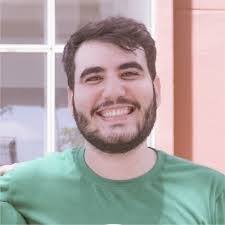
#> input picture computer-vision/book_practical_python_and_opencv/chapter 7/rapela.jpg, 225 x 225 px
$ python 7.3.py --image rapela.jpg
#> lines starting #> are read from the running program, lines starting #| are printed output that depends on the picture
from __future__ import print_function
from matplotlib import pyplot as plt
import numpy as np
import argparse
import cv2

ap = argparse.ArgumentParser()
ap.add_argument("-i", "--image", required = True, help = "Path to the image")
args = vars(ap.parse_args())

image = cv2.imread(args["image"])
#> image is the input picture: shape (225, 225, 3); mean B, G, R 164.9, 166, 174
cv2.imshow("Original", image)

chans = cv2.split(image)
colors = ("b", "g", "r")

fig = plt.figure()

ax = fig.add_subplot(131)

hist = cv2.calcHist([chans[1],chans[0]], [0,1], None, [32,32], [0,256,0,256])
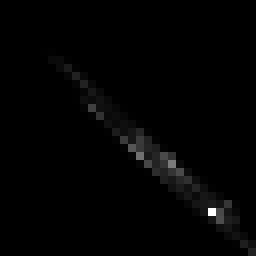
#> hist: shape (32, 32) float32 (shown 8 times larger); min 0, max 4082, mean 49.4; drawn with min black and max white

p = ax.imshow(hist, interpolation = "nearest")
ax.set_title("2D Color Histogram for G and B")
plt.colorbar(p)


ax = fig.add_subplot(132)

hist = cv2.calcHist([chans[1],chans[2]], [0,1], None, [32,32], [0,256,0,256])
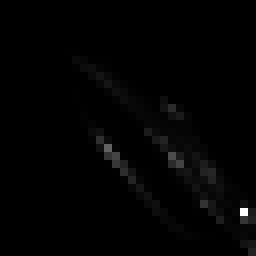
#> hist: shape (32, 32) float32 (shown 8 times larger); min 0, max 4498, mean 49.4; drawn with min black and max white

p = ax.imshow(hist, interpolation = "nearest")
ax.set_title("2D Color Histogram for G and z")
plt.colorbar(p)

ax = fig.add_subplot(133)
hist = cv2.calcHist([chans[0],chans[2]],[0,1], None, [32,32], [0,256,0,256])
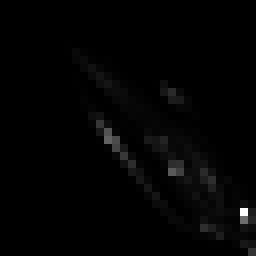
#> hist: shape (32, 32) float32 (shown 8 times larger); min 0, max 3733, mean 49.4; drawn with min black and max white

p = ax.imshow(hist, interpolation="nearest")
ax.set_title("2D Color Histogram for B and R")
plt.colorbar(p)

print("2D histogram shape: {}, with {} values".format(hist.shape,hist.flatten().shape[0]))
#| 2D histogram shape: (32, 32), with 1024 values

plt.show()
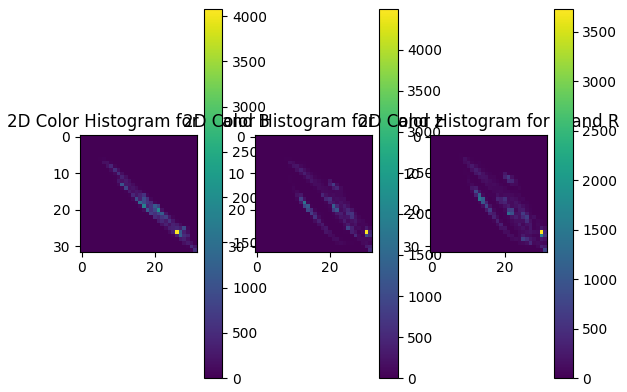
#> figure drawn by matplotlib, 6 panels
